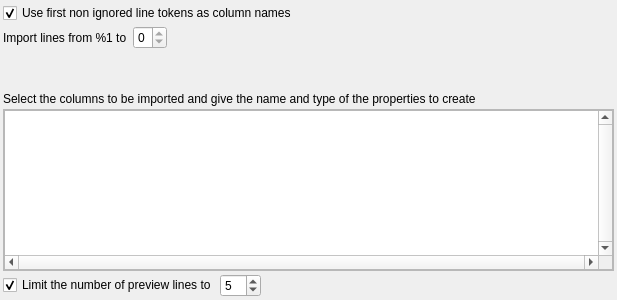
<?xml version="1.0" encoding="UTF-8"?>
<ui version="4.0">
 <class>CSVImportConfigurationWidget</class>
 <widget class="QWidget" name="CSVImportConfigurationWidget">
  <property name="geometry">
   <rect>
    <x>0</x>
    <y>0</y>
    <width>617</width>
    <height>300</height>
   </rect>
  </property>
  <property name="windowTitle">
   <string>Form</string>
  </property>
  <layout class="QVBoxLayout" name="verticalLayout">
   <property name="spacing">
    <number>3</number>
   </property>
   <property name="leftMargin">
    <number>3</number>
   </property>
   <property name="topMargin">
    <number>3</number>
   </property>
   <property name="rightMargin">
    <number>3</number>
   </property>
   <property name="bottomMargin">
    <number>3</number>
   </property>
   <item>
    <widget class="QCheckBox" name="useFirstLineAsPropertyNamecheckBox">
     <property name="text">
      <string>Use first non ignored line tokens as column names</string>
     </property>
     <property name="checked">
      <bool>true</bool>
     </property>
    </widget>
   </item>
   <item>
    <layout class="QHBoxLayout" name="horizontalLayout_3">
     <item>
      <widget class="QLabel" name="importLinesLabel">
       <property name="text">
        <string>Import lines from %1 to </string>
       </property>
      </widget>
     </item>
     <item>
      <widget class="QSpinBox" name="toLineSpinBox">
       <property name="keyboardTracking">
        <bool>false</bool>
       </property>
       <property name="maximum">
        <number>0</number>
       </property>
      </widget>
     </item>
     <item>
      <spacer name="horizontalSpacer">
       <property name="orientation">
        <enum>Qt::Horizontal</enum>
       </property>
       <property name="sizeHint" stdset="0">
        <size>
         <width>40</width>
         <height>20</height>
        </size>
       </property>
      </spacer>
     </item>
    </layout>
   </item>
   <item>
    <widget class="QLabel" name="label_3">
     <property name="text">
      <string>&lt;html&gt;&lt;head/&gt;&lt;body&gt;&lt;p&gt;&lt;br/&gt;&lt;/p&gt;&lt;p&gt;Select the columns to be imported and give the name and type of the properties to create&lt;/p&gt;&lt;/body&gt;&lt;/html&gt;</string>
     </property>
     <property name="textFormat">
      <enum>Qt::RichText</enum>
     </property>
    </widget>
   </item>
   <item>
    <widget class="QScrollArea" name="scrollArea">
     <property name="horizontalScrollBarPolicy">
      <enum>Qt::ScrollBarAsNeeded</enum>
     </property>
     <property name="widgetResizable">
      <bool>true</bool>
     </property>
     <widget class="QWidget" name="scrollAreaWidgetContents">
      <property name="geometry">
       <rect>
        <x>0</x>
        <y>0</y>
        <width>609</width>
        <height>138</height>
       </rect>
      </property>
      <layout class="QVBoxLayout" name="verticalLayout_3">
       <property name="spacing">
        <number>0</number>
       </property>
       <property name="leftMargin">
        <number>0</number>
       </property>
       <property name="topMargin">
        <number>0</number>
       </property>
       <property name="rightMargin">
        <number>0</number>
       </property>
       <property name="bottomMargin">
        <number>0</number>
       </property>
       <item>
        <widget class="tlp::CSVTableWidget" name="previewTableWidget">
         <property name="verticalScrollBarPolicy">
          <enum>Qt::ScrollBarAlwaysOn</enum>
         </property>
         <property name="horizontalScrollBarPolicy">
          <enum>Qt::ScrollBarAlwaysOn</enum>
         </property>
         <property name="editTriggers">
          <set>QAbstractItemView::NoEditTriggers</set>
         </property>
         <property name="selectionMode">
          <enum>QAbstractItemView::NoSelection</enum>
         </property>
         <attribute name="horizontalHeaderVisible">
          <bool>true</bool>
         </attribute>
         <attribute name="verticalHeaderVisible">
          <bool>false</bool>
         </attribute>
        </widget>
       </item>
      </layout>
     </widget>
    </widget>
   </item>
   <item>
    <layout class="QHBoxLayout" name="horizontalLayout">
     <property name="topMargin">
      <number>0</number>
     </property>
     <item>
      <widget class="QCheckBox" name="limitPreviewLineNumberCheckBox">
       <property name="sizePolicy">
        <sizepolicy hsizetype="Fixed" vsizetype="Fixed">
         <horstretch>0</horstretch>
         <verstretch>0</verstretch>
        </sizepolicy>
       </property>
       <property name="text">
        <string>Limit the number of preview lines to</string>
       </property>
       <property name="checked">
        <bool>true</bool>
       </property>
      </widget>
     </item>
     <item>
      <widget class="QSpinBox" name="previewLineNumberSpinBox">
       <property name="keyboardTracking">
        <bool>false</bool>
       </property>
       <property name="minimum">
        <number>1</number>
       </property>
       <property name="maximum">
        <number>99</number>
       </property>
       <property name="value">
        <number>5</number>
       </property>
      </widget>
     </item>
     <item>
      <spacer name="horizontalSpacer_2">
       <property name="orientation">
        <enum>Qt::Horizontal</enum>
       </property>
       <property name="sizeHint" stdset="0">
        <size>
         <width>40</width>
         <height>20</height>
        </size>
       </property>
      </spacer>
     </item>
    </layout>
   </item>
  </layout>
 </widget>
 <customwidgets>
  <customwidget>
   <class>tlp::CSVTableWidget</class>
   <extends>QTableWidget</extends>
   <header location="global">tulip/CSVImportConfigurationWidget.h</header>
  </customwidget>
 </customwidgets>
 <resources/>
 <connections>
  <connection>
   <sender>limitPreviewLineNumberCheckBox</sender>
   <signal>clicked(bool)</signal>
   <receiver>previewLineNumberSpinBox</receiver>
   <slot>setEnabled(bool)</slot>
   <hints>
    <hint type="sourcelabel">
     <x>104</x>
     <y>40</y>
    </hint>
    <hint type="destinationlabel">
     <x>306</x>
     <y>41</y>
    </hint>
   </hints>
  </connection>
 </connections>
</ui>
